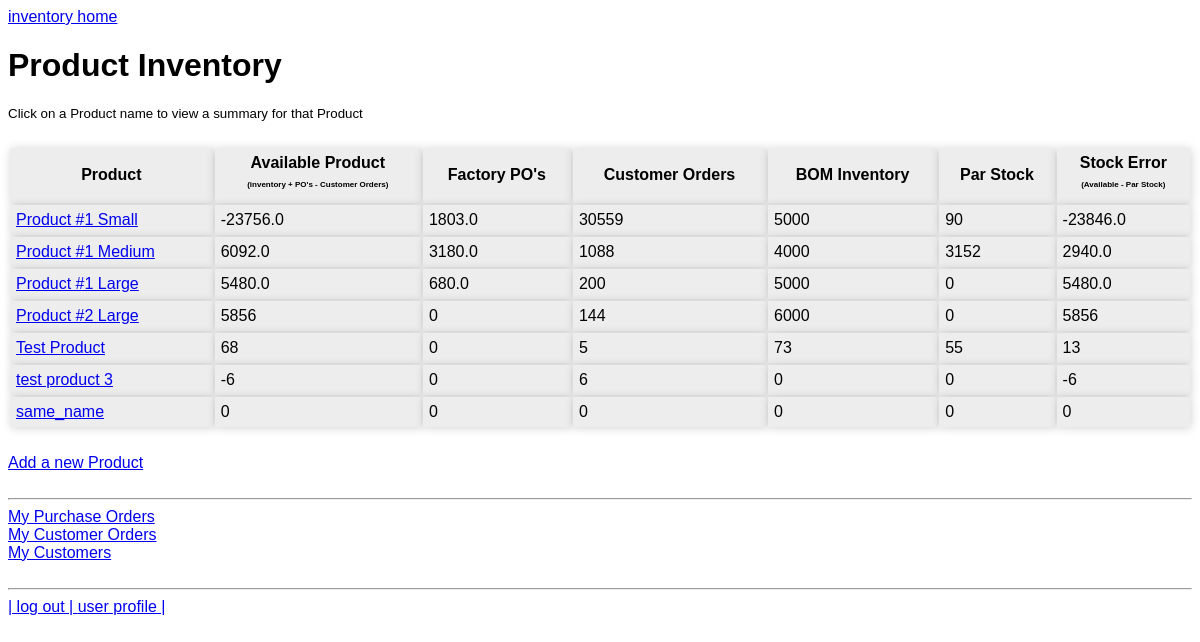
The app's page / (signed in), older data.
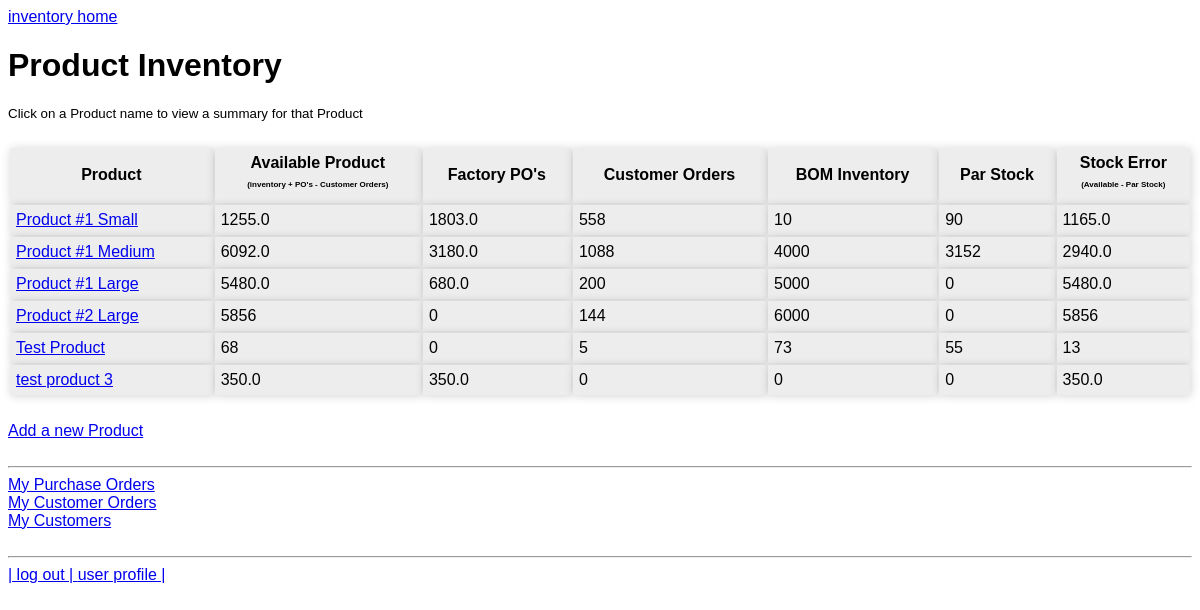
The same page, newer data.
### inventory/models.py (models this page shows, shortened)
class Product(models.Model):
    name = models.CharField(max_length=50)
    label = models.SlugField(max_length=50, null=True, unique=True)
    user = models.ForeignKey(User, on_delete=models.PROTECT, null=True)

### inventory/views.py (the view)
# urls.py: path('', views.index, name='index'),
@login_required
def index(request):
    product_list = Product.objects.filter(user=request.user)
    has_customers = Customer.objects.filter(user=request.user)
    has_purchase_orders = 0
    has_customer_orders = 0
    has_products = product_list.count()
    calculated_inventories = []
    calculated_errors = []
    recent_inventories = []
    recent_par_stocks = []
    rpo_sums = []
    rco_sums = []
    for item in product_list:
        related_customer_orders = CustomerOrder.objects.filter(product=item)
        has_customer_orders += related_customer_orders.count()
        rco_sum = sum([customer_order.quantity for customer_order in related_customer_orders])
        related_purchase_orders = PurchaseOrder.objects.filter(product=item)
        has_purchase_orders += related_purchase_orders.count()
        rpo_sum = sum([purchase_order.total for purchase_order in related_purchase_orders])
        try:
            recent_inventory = InventoryRecord.objects.filter(product=item).order_by('-date').first().amount
        except:
            recent_inventory = 0
        try:
            recent_par_stock = ParStockRecord.objects.filter(product=item).order_by('-date').first().amount
        except:
            recent_par_stock = 0
        recent_inventories.append(recent_inventory)
        recent_par_stocks.append(recent_par_stock)
        available_product = recent_inventory + rpo_sum - rco_sum
        calculated_inventories.append(available_product)
        calculated_errors.append(available_product - recent_par_stock)
        rpo_sums.append(rpo_sum)
        rco_sums.append(rco_sum)
    context = {'product_inventories': zip(
        product_list, calculated_inventories, rpo_sums,
        rco_sums, recent_inventories, recent_par_stocks, calculated_errors
        ), 'has_customers': has_customers,
        'has_customer_orders': has_customer_orders,
        'has_purchase_orders': has_purchase_orders,
        'has_products': has_products}
    return render(request, 'inventory/index.html', context)

### inventory/models.py (called while the page is built)
    @property
    def total(self):
        return self.run_quantity * self.runs

### inventory/templates/inventory/index.html
{% extends "inventory/base.html" %}
{% block content %}
    <h1>
        Product Inventory
    </h1>
    {% if has_products %}
    <small><p>Click on a Product name to view a summary for that Product</p></small>
    <table>
        <tr>
            <th>Product</th>
            <th>Available Product<p>(inventory + PO's - Customer Orders)</p></th>
            <th>Factory PO's</th>
            <th>Customer Orders</th>
            <th>BOM Inventory</th>
            <th>Par Stock</th>
            <th>Stock Error<p>(Available - Par Stock)</p></th>
        </tr>
        {% for product, available, purchase_orders, customer_orders, inventory, par_stock, stock_error in product_inventories %}
        <tr>
            <td><a href="{% url 'inventory:product_orders' product.label %}">{{ product.name }}</a></td>
            <td>{{ available }}</a></td>
            <td>{{ purchase_orders }}</td>
            <td>{{ customer_orders }}</td>
            <td>{{ inventory }}</td>
            <td>{{ par_stock }}</td>
            <td>{{ stock_error }}</td>
        </tr>
        {% endfor %}
    </table>
    {% else %}
    <p>Add your first Product to start tracking inventory</p>
    {% endif %}
    <a href="{% url 'inventory:product_create' %}">Add a new Product</a><br>
    <div>
    <br>
    <hr>
    {% if has_purchase_orders %}
    <a href="{% url 'inventory:all_purchase_orders' %}">My Purchase Orders</a><br>
    {% endif %}
    {% if has_customer_orders %}
    <a href="{% url 'inventory:all_customer_orders' %}">My Customer Orders</a><br>
    {% endif %}
    {% if has_customers %}
    <a href="{% url 'inventory:my_customers' %}">My Customers</a><br>
    {% else %}
    <a href="{% url 'inventory:customer_create' %}">Add your first Customer</a>
    {% endif %}
    </div>
    <div>
    <br>
    <hr>
    {% if user.is_authenticated %}
    <a href="{% url 'users:logout' %}">| log out | </a>
    <a href="{% url 'users:profile' %}">user profile | </a>
    {% else %}
    <a href="{% url 'users:login' %}">log in | </a>
    {% endif %}
    </div>
{% endblock content %}

Row changes from the older to the newer data that the page shows:
removed Product: name "same_name", available "0", purchase_orders "0", customer_orders "0", inventory "0", par_stock "0", stock_error "0"
computed for Product "Product #1 Small": available "-23756.0" → "1255.0"; customer_orders "30559" → "558"; inventory "5000" → "10"; stock_error "-23846.0" → "1165.0"
computed for Product "test product 3": available "-6" → "350.0"; purchase_orders "0" → "350.0"; customer_orders "6" → "0"; stock_error "-6" → "350.0"
